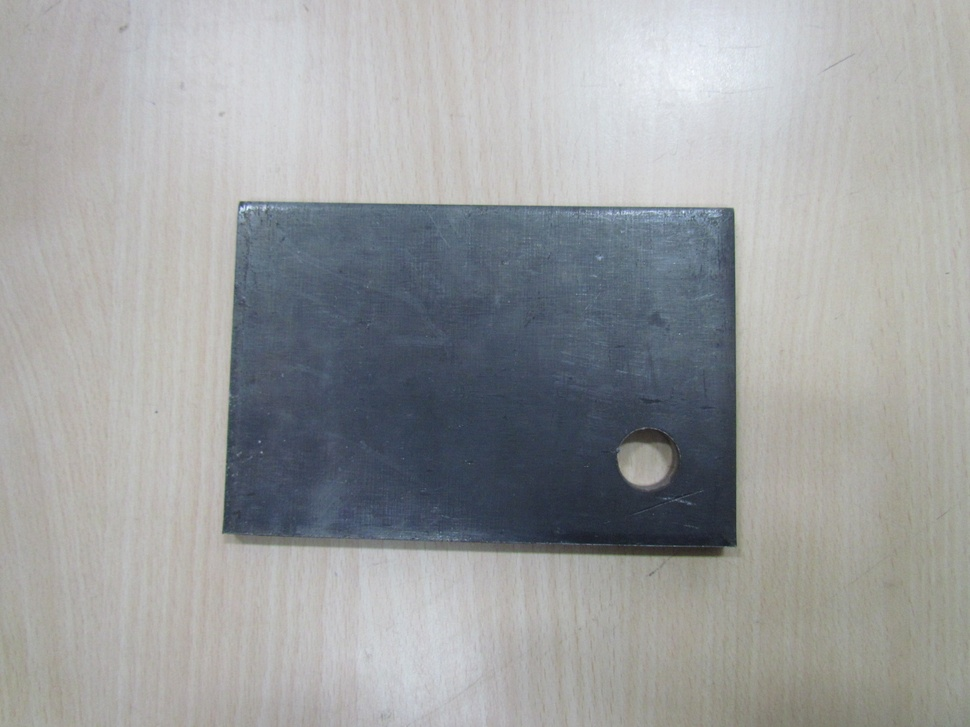
#> input picture Rust detection/1AR-1604.jpg, 970 x 727 px, shrunk from 1600 x 1200 before the run, found by its file name
$ python Rust_detection.py
#> lines starting #> are read from the running program, lines starting #| are printed output that depends on the picture
import cv2
import numpy as np
import matplotlib.pyplot as plt


#Reading from the image file
img = cv2.imread("Rust detection\\1AR-1604.jpg")
#> img is the input picture: shape (727, 970, 3); mean B, G, R 159.8, 158.9, 156.8

#Convert the gray scale
gray_convert  = cv2.cvtColor(img,cv2.COLOR_BGR2GRAY)
rows, cols = gray_convert.shape
#> rows = 727; cols = 970


#Image netagive (Revese intensity transform)
gray_convert = 255 - gray_convert
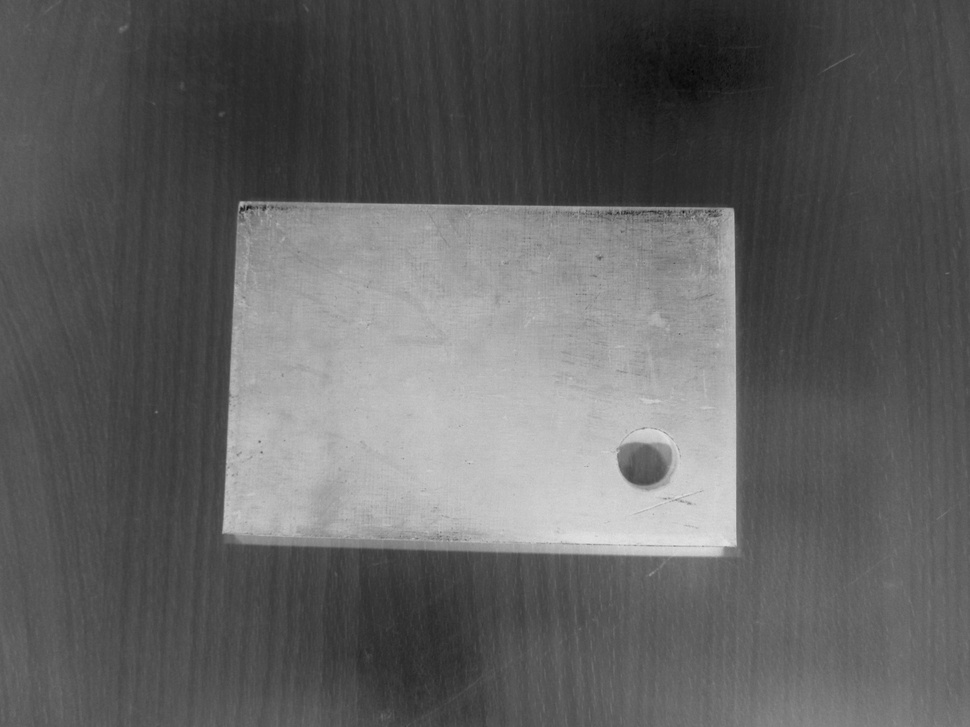
#> gray_convert: shape (727, 970); min 2, max 228, mean 96.6


# Heavy rust is a red
# Yellow is a light rust
# Ornage is a medium rust
for i in range(rows):
    for j in range(cols):
        pixel_val = gray_convert[i, j]

        if 130 <= pixel_val < 150:
            img[i, j] = [0, 255, 255]  # yellow

        elif 150 <= pixel_val < 200:
            img[i, j] = [0, 165, 255]  # orange

        elif pixel_val >= 200:
            img[i, j] = [0, 0, 255]  # red
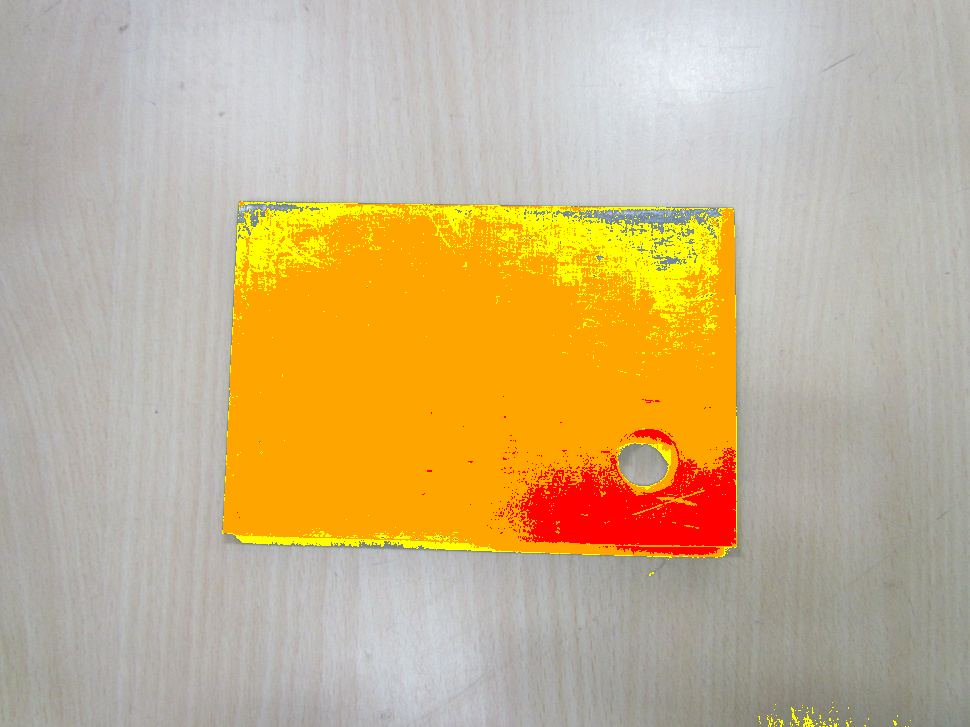
#> img: shape (727, 970, 3); mean B, G, R 136.3, 177.7, 200.6

# Heatmap the image
heatmap = cv2.applyColorMap(gray_convert, cv2.COLORMAP_TURBO)
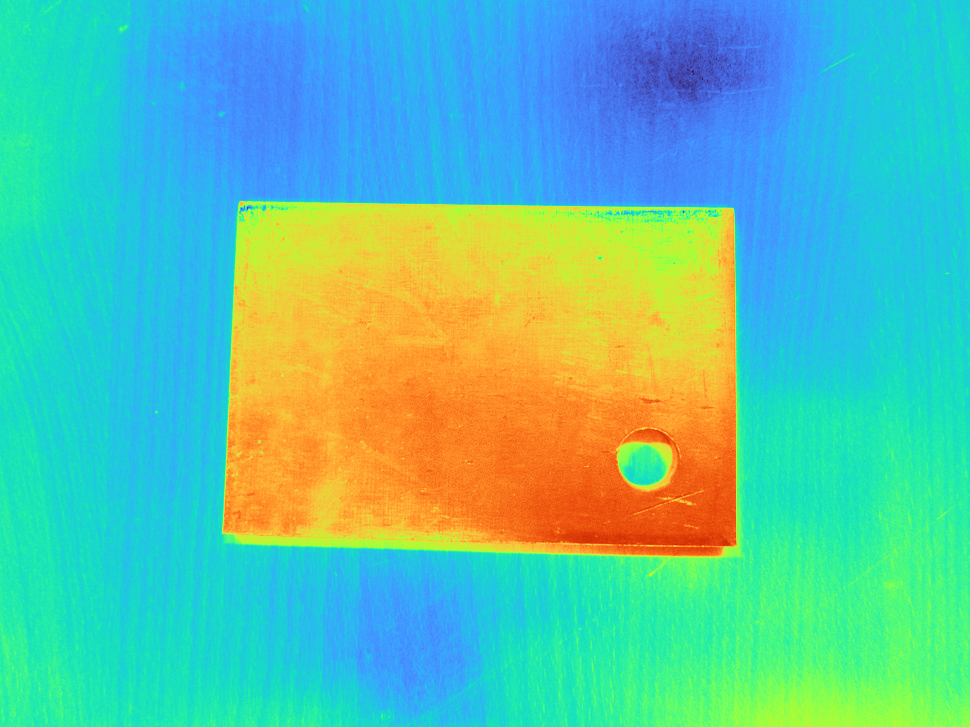
#> heatmap: shape (727, 970, 3); mean B, G, R 167.4, 193.1, 92.8

# Thershold the image
#if greher than thershold make a array point is a black is less than theshold make a array point white at the gray scale
"""""
for i in range(rows):
    for j in range(cols):
        if gray_convert[i,j] < 75:
          gray_convert[i,j] = 0
        else:
            gray_convert[i,j] = 255


# point the rust locaiton at the RGB image
for i in range(rows):
    for j in range(cols):
        if gray_convert[i,j] == 0:
          cv2.circle(img, (j,i),1,orange,-1)

"""""

# Show the image in a window
cv2.imshow("Rust detected picture", heatmap)

cv2.imshow("Gray scale", img)

#image save
cv2.imwrite("rust_detected.jpg", img)
cv2.imwrite("thresholded_gray.jpg", gray_convert)


# Wait until a key is pressed
cv2.waitKey(0)

$ run again, with Rust detection/1AR-2004.JPG copied over Rust detection/1AR-1604.jpg
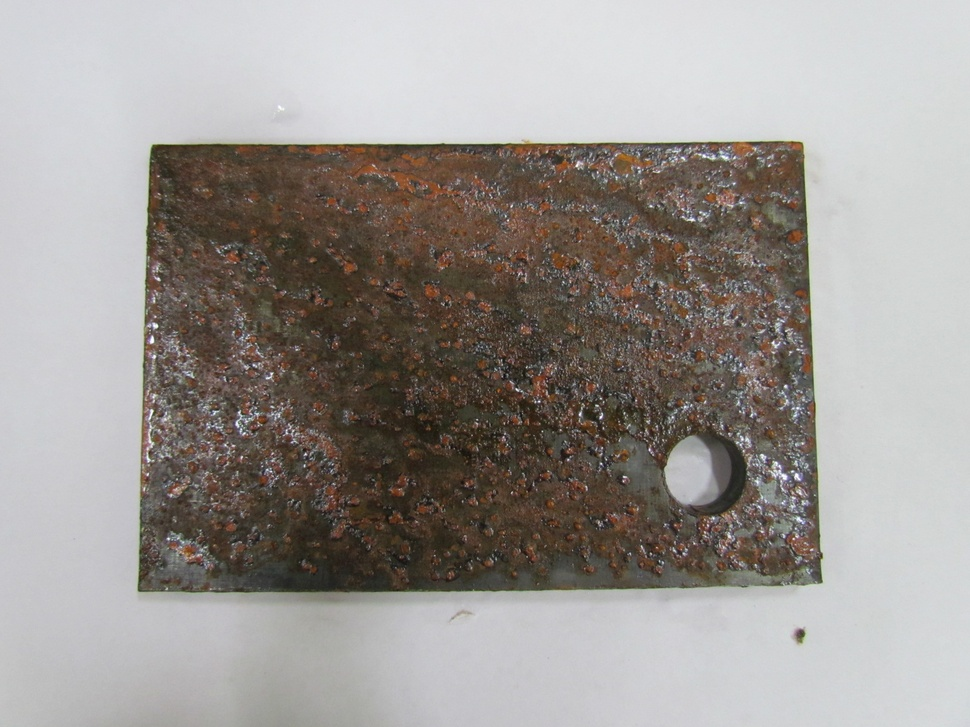
#> input picture Rust detection/1AR-2004.JPG, 970 x 727 px, shrunk from 1600 x 1200 before the run, found by its file name
#> img is the input picture: shape (727, 970, 3); mean B, G, R 147.5, 151.3, 156.2
#> after the loop `for i in range(rows):`:
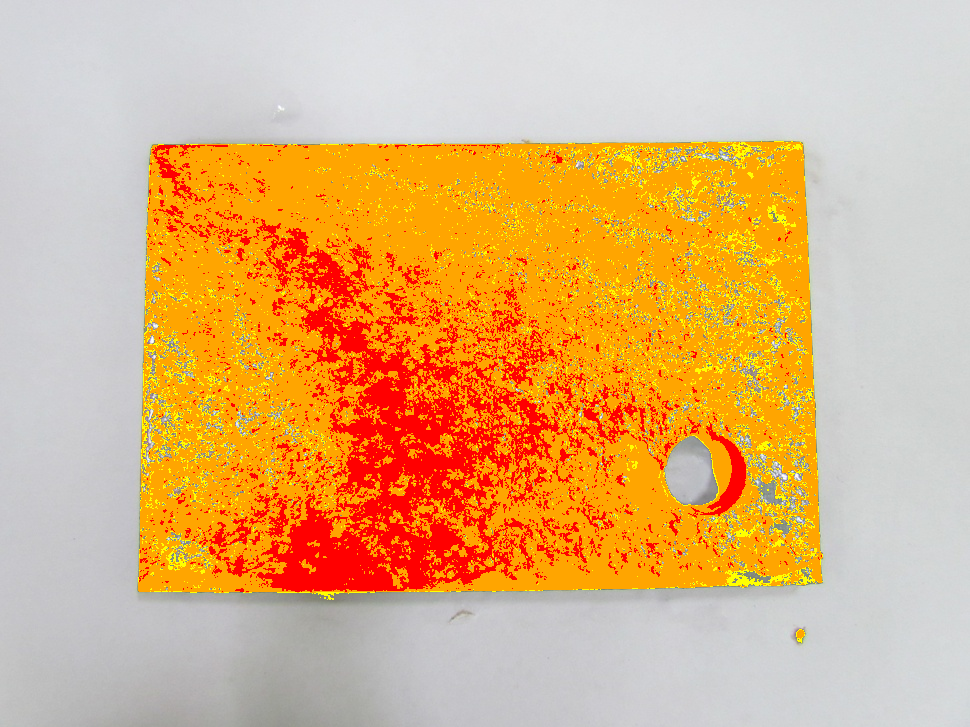
#> img: shape (727, 970, 3); mean B, G, R 123.9, 178, 224.3
#> `heatmap = cv2.applyColorMap(gray_convert, cv2.COLORMAP_TURBO)`:
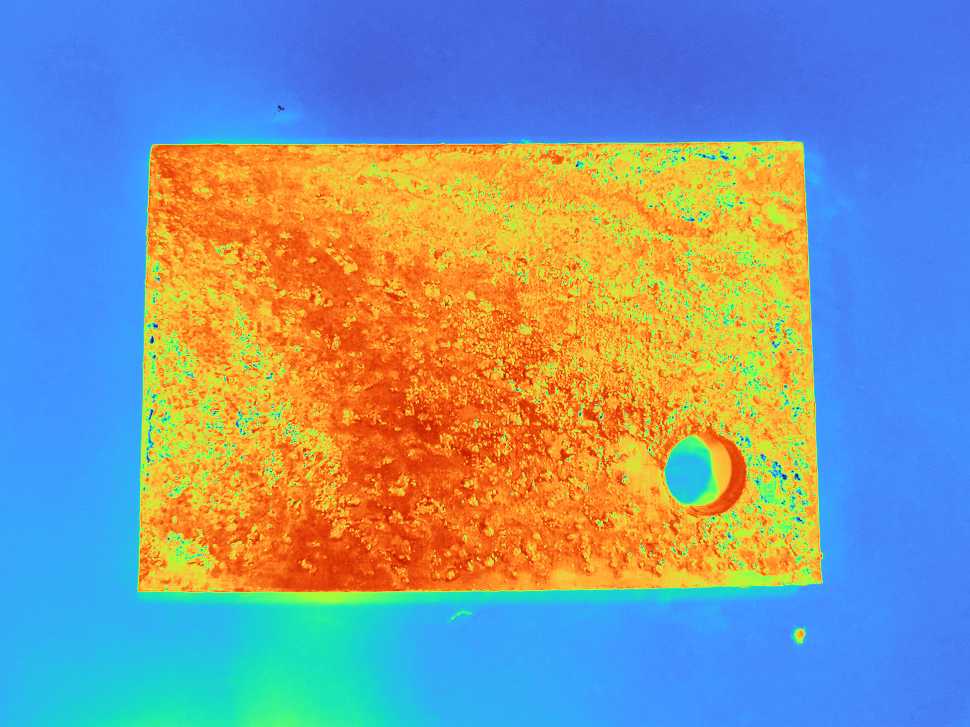
#> heatmap: shape (727, 970, 3); mean B, G, R 157.1, 151.2, 134.3

$ run again, with Rust detection/rust_bridge.jpg copied over Rust detection/1AR-1604.jpg
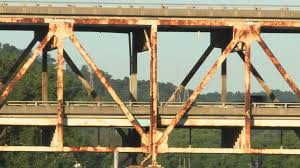
#> input picture Rust detection/rust_bridge.jpg, 300 x 168 px, found by its file name
#> img is the input picture: shape (168, 300, 3); mean B, G, R 109, 137.8, 147.7
#> after the loop `for i in range(rows):`:
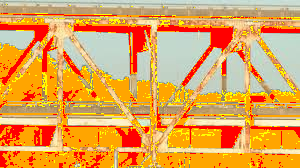
#> img: shape (168, 300, 3); mean B, G, R 85.9, 163.5, 227
#> `heatmap = cv2.applyColorMap(gray_convert, cv2.COLORMAP_TURBO)`:
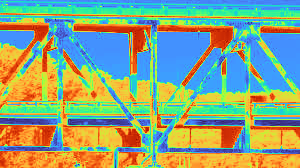
#> heatmap: shape (168, 300, 3); mean B, G, R 129.2, 165.7, 141.5

$ run again, with Rust detection/rust_surface.jpg copied over Rust detection/1AR-1604.jpg
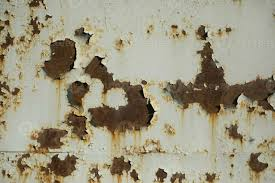
#> input picture Rust detection/rust_surface.jpg, 275 x 183 px, found by its file name
#> img is the input picture: shape (183, 275, 3); mean B, G, R 129.6, 151.9, 157.8
#> after the loop `for i in range(rows):`:
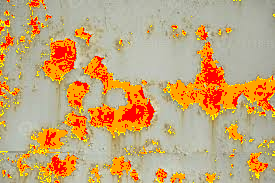
#> img: shape (183, 275, 3); mean B, G, R 119.5, 166.3, 197.9
#> `heatmap = cv2.applyColorMap(gray_convert, cv2.COLORMAP_TURBO)`:
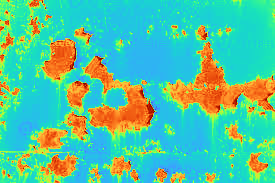
#> heatmap: shape (183, 275, 3); mean B, G, R 158.1, 196.1, 87.1
